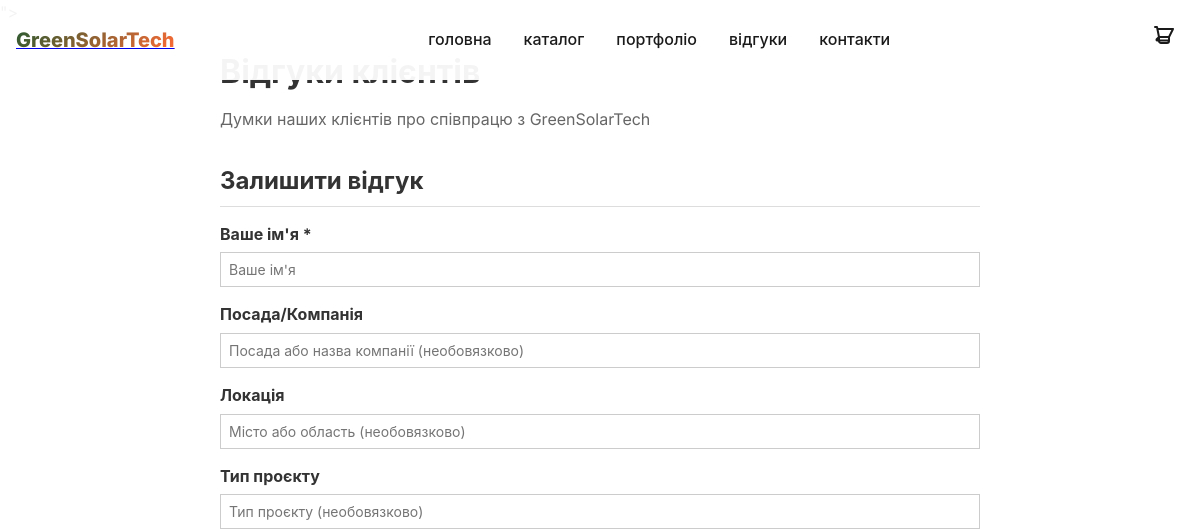
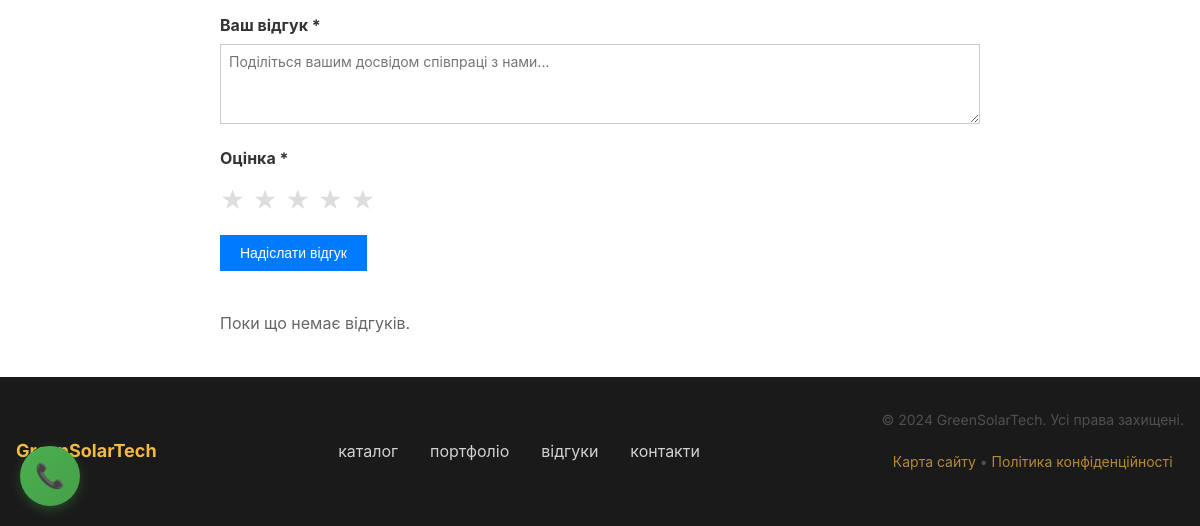
/reviews/, run on an earlier commit of the app's database (2 pictures, top to bottom).
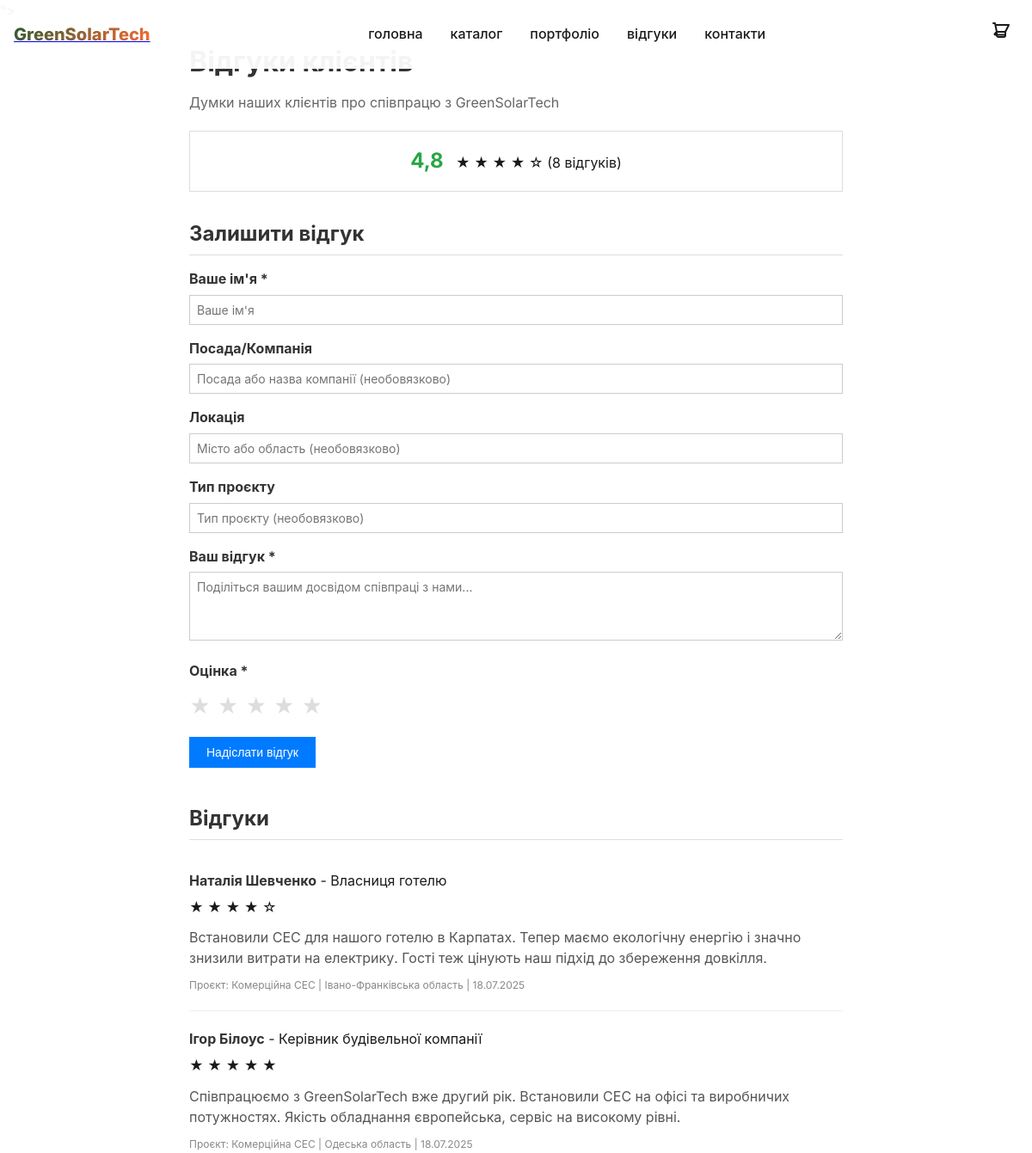
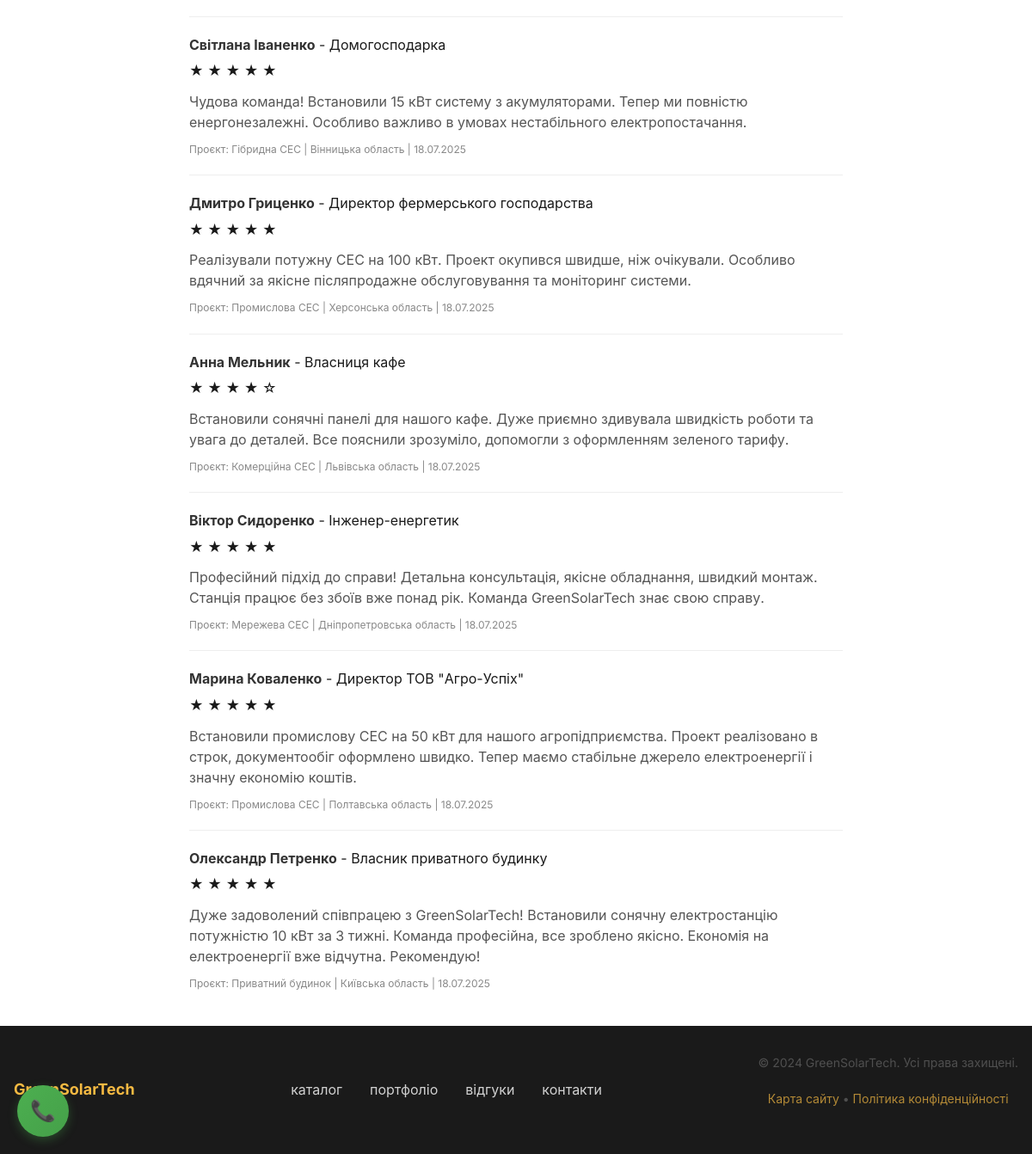
And on a later commit of the database (2 pictures, top to bottom).
### mainapp/models.py (models this page shows, shortened)
class Review(models.Model):
    client_name = models.CharField(max_length=200, verbose_name="Ім'я клієнта")
    client_position = models.CharField(max_length=200, verbose_name="Посада/компанія", blank=True)
    review_text = models.TextField(verbose_name="Текст відгуку")
    rating = models.IntegerField(choices=[(i, i) for i in range(1, 6)], verbose_name="Оцінка")
    project_type = models.CharField(max_length=100, verbose_name="Тип проєкту", blank=True)
    location = models.CharField(max_length=200, verbose_name="Місце проєкту", blank=True)
    is_published = models.BooleanField(default=True, verbose_name="Опубліковано")
    created_at = models.DateTimeField(default=timezone.now, verbose_name="Дата створення")
    class Meta:
        verbose_name = "Відгук"
        verbose_name_plural = "Відгуки"
        ordering = ['-created_at']

### mainapp/views.py (the view, shortened to what this page needs)
# urls.py: path('reviews/', views.ReviewsView.as_view(), name='reviews'),
class ReviewsView(View):
    template_name = 'mainapp/reviews.html'
    def get(self, request):
        form = ReviewForm()
        context = {
            'title': 'Відгуки клієнтів — GreenSolarTech',
            'description': 'Відгуки наших клієнтів про будівництво сонячних електростанцій та якість обслуговування.',
            'keywords': 'відгуки про сонячні електростанції, відгуки клієнтів GreenSolarTech',
            'reviews': Review.objects.filter(is_published=True).order_by('-created_at'),
            'average_rating': Review.objects.filter(is_published=True).aggregate(
                avg_rating=Avg('rating')
            )['avg_rating'] or 0,
            'total_reviews': Review.objects.filter(is_published=True).count(),
            'form': form
        }
        return render(request, self.template_name, context)

### mainapp/templates/mainapp/reviews.html (shortened to what this page needs)
{% extends 'mainapp/base.html' %}
{% load static %}
{% block extra_css %}
<link rel="stylesheet" href="{% static 'css/reviews.css' %}">
{% endblock %}
{% block content %}
<main class="reviews-page">
    <div class="container">
        <h1>Відгуки клієнтів</h1>
        <p>Думки наших клієнтів про співпрацю з GreenSolarTech</p>
        {% if average_rating %}
        <div class="stats">
            <strong>{{ average_rating|floatformat:1 }}</strong>
            {% for star in "12345" %}
            {% if forloop.counter <= average_rating %}★{% else %}☆{% endif %} {% endfor %} ({{ total_reviews }}
                відгуків) </div>
                {% endif %}
                <h2>Залишити відгук</h2>
                <form method="post">
                    <div>
                        <label>{{ form.client_name.label }} *</label>
                        {{ form.client_name }}
                    </div>
                    <div>
                        <label>{{ form.client_position.label }}</label>
                        {{ form.client_position }}
                    </div>
                    <div>
                        <label>{{ form.location.label }}</label>
                        {{ form.location }}
                    </div>
                    <div>
                        <label>{{ form.project_type.label }}</label>
                        {{ form.project_type }}
                    </div>
                    <div>
                        <label>{{ form.review_text.label }} *</label>
                        {{ form.review_text }}
                    </div>
                    <div>
                        <label>{{ form.rating.label }} *</label>
                        <div class="stars" id="stars">
                            <span data-rating="1">★</span>
                            <span data-rating="2">★</span>
                            <span data-rating="3">★</span>
                            <span data-rating="4">★</span>
                            <span data-rating="5">★</span>
                        </div>
                    </div>
                    <button type="submit">Надіслати відгук</button>
                </form>
                {% if reviews %}
                <h2>Відгуки</h2>
                {% for review in reviews %}
                <div class="review">
                    <div class="review-header">
                        <strong>{{ review.client_name }}</strong>
                        {% if review.client_position %} - {{ review.client_position }}{% endif %}
                        <div class="rating">
                            {% for star in "12345" %}
                            {% if forloop.counter <= review.rating %}★{% else %}☆{% endif %} {% endfor %} </div>
                        </div>
                        <p>{{ review.review_text }}</p>
                        <div class="review-info">
                            {% if review.project_type %}Проєкт: {{ review.project_type }} | {% endif %}
                            {% if review.location %}{{ review.location }} | {% endif %}
                            {{ review.created_at|date:"d.m.Y" }}
                        </div>
                    </div>
                    {% endfor %}
                    {% else %}
                    <p>Поки що немає відгуків.</p>
                    {% endif %}
                </div>
</main>
{% endblock %}

### mainapp/templates/mainapp/base.html (shortened to what this page needs)
{% load static %}
<!DOCTYPE html>
<html lang="uk" itemscope itemtype="https://schema.org/Organization">
<head>
    <link rel="stylesheet" href="{% static 'css/style1.css' %}">
    <link rel="stylesheet" href="{% static 'css/style2.css' %}">
    <link rel="stylesheet" href="{% static 'css/style3.css' %}">
    <link rel="stylesheet" href="{% static 'css/style4.css' %}">
    <link rel="stylesheet" href="{% static 'css/style5.css' %}">
    <link rel="stylesheet" href="{% static 'css/style6.css' %}">
    <link rel="stylesheet" href="{% static 'css/style-mobile.css' %}">
    <link rel="stylesheet" href="{% static 'css/style-mobile-override.css' %}">
    <link rel="stylesheet" href="{% static 'css/style-production-mobile.css' %}">
    <link rel="stylesheet" href="{% static 'css/call-button.css' %}">
    <link rel="stylesheet" href="{% static 'css/style-production-critical.css' %}">
    <link rel="stylesheet" href="{% static 'css/style-newspaper-mobile.css' %}">
    <link rel="stylesheet" href="{% static 'css/style-products.css' %}?v=2025011801">
    <link rel="stylesheet" href="{% static 'css/cart-modal.css' %}?v=2025011801">
    {% block extra_css %}{% endblock %}
</head>
<body>
    <nav class="nav" id="nav">
        <div class="nav__container">
            <div class="nav__logo">
                <a href="{% url 'mainapp:index' %}" class="nav__logo-link">
                    <span class="nav__logo-text">GreenSolarTech</span>
                </a>
            </div>
            <div class="nav__menu" id="nav-menu">
                <ul class="nav__list">
                    <li class="nav__item"><a href="{% url 'mainapp:index' %}" class="nav__link">головна</a></li>
                    <li class="nav__item"><a href="{% url 'mainapp:catalog' %}" class="nav__link">каталог</a></li>
                    <li class="nav__item"><a href="{% url 'mainapp:portfolio' %}" class="nav__link">портфоліо</a></li>
                    <li class="nav__item"><a href="{% url 'mainapp:reviews' %}" class="nav__link">відгуки</a></li>
                    <li class="nav__item"><a href="{% url 'mainapp:index' %}#contacts" class="nav__link">контакти</a>
                    </li>
                </ul>
            </div>
            <div class="nav__cart" id="cart-btn">
                <svg width="24" height="24" viewBox="0 0 24 24" fill="none">
                    <path
                        d="M3 3H5L5.4 5M7 13H17L21 5H5.4M7 13L5.4 5M7 13L4.7 15.3C4.3 15.7 4.6 16.5 5.1 16.5H17M17 13V17C17 18.1 16.1 19 15 19H9C7.9 19 7 18.1 7 17V13H17Z"
                        stroke="currentColor" stroke-width="2" stroke-linecap="round" stroke-linejoin="round" />
                </svg>
            </div>
        </div>
    </nav>
    <main class="main">
        {% block content %}{% endblock %}
    </main>
    <footer class="footer">
        <div class="footer__container">
            <div class="footer__logo">
                <span class="footer__logo-text">GreenSolarTech</span>
            </div>
            <nav class="footer__nav">
                <ul class="footer__nav-list">
                    <li><a href="{% url 'mainapp:catalog' %}">каталог</a></li>
                    <li><a href="{% url 'mainapp:portfolio' %}">портфоліо</a></li>
                    <li><a href="{% url 'mainapp:reviews' %}">відгуки</a></li>
                    <li><a href="{% url 'mainapp:index' %}#contacts">контакти</a></li>
                </ul>
            </nav>
            <div class="footer__meta">
                <p>&copy; 2024 GreenSolarTech. Усі права захищені.</p>
                <p><a href="/sitemap.xml">Карта сайту</a> • <a href="#privacy">Політика конфіденційності</a></p>
            </div>
        </div>
    </footer>
</body>
</html>

### static/css/style1.css (style rules this page uses)
*, *::before, *::after { margin: 0; padding: 0; box-sizing: border-box; }
:root { --primary-color: #2B5A31; --primary-gradient: linear-gradient(135deg, #2B5A31 0%, #FF6B35 100%); --primary-light: #4A8257; --secondary-color: #D4A574; --accent-color: #F4B942; --text-dark: #1A1A1A; --text-light: #4A4A4A; --text-white: #FFFFFF; --bg-light: #F8F9FA; --bg-dark: #1A1A1A; --font-family: 'Inter', -apple-system, BlinkMacSystemFont, 'Segoe UI', sans-serif; --font-size-xs: 0.75rem; --font-size-sm: 0.875rem; --font-size-base: 1rem; --font-size-lg: 1.125rem; --font-size-xl: 1.25rem; --font-size-2xl: 1.5rem; --font-size-3xl: 1.875rem; --font-size-4xl: 2.25rem; --font-size-5xl: 3rem; --transition-fast: 0.15s ease; --transition-normal: 0.3s ease; --transition-slow: 0.6s ease; --container-max-width: 1200px; --section-padding: 4rem 0; --section-padding-mobile: 2rem 0; }
html { scroll-behavior: smooth; font-size: 16px; }
body { font-family: var(--font-family); font-size: var(--font-size-base); line-height: 1.6; color: var(--text-dark); background-color: var(--text-white); overflow-x: hidden; }
* { scroll-behavior: smooth; }
.container { max-width: var(--container-max-width); margin: 0 auto; padding: 0 1rem; }
.nav { position: fixed; top: 0; width: 100%; background: rgba(255, 255, 255, 0.95); z-index: 1000; padding: 1rem 0; transition: all 0.3s ease; transform: translateZ(0); }
.nav__container { max-width: var(--container-max-width); margin: 0 auto; display: flex; justify-content: space-between; align-items: center; padding: 0 1rem; }
.nav__logo-text { font-size: var(--font-size-xl); font-weight: 800; background: var(--primary-gradient); -webkit-background-clip: text; -webkit-text-fill-color: transparent; background-clip: text; }
.nav__list { display: flex; list-style: none; gap: 2rem; }
.nav__link { text-decoration: none; color: var(--text-dark); font-weight: 500; transition: color 0.3s ease; position: relative; }
.nav__link::after { content: ''; position: absolute; bottom: -4px; left: 0; width: 0; height: 2px; background: var(--primary-gradient); transition: width var(--transition-normal); }

### static/css/style4.css (style rules this page uses)
.footer { background: var(--text-dark); color: var(--text-white); padding: 2rem 0; }
.footer__container { max-width: var(--container-max-width); margin: 0 auto; padding: 0 1rem; display: flex; justify-content: space-between; align-items: center; flex-wrap: wrap; gap: 2rem; }
.footer__logo-text { font-size: var(--font-size-lg); font-weight: 700; color: var(--accent-color); }
.footer__nav-list { display: flex; list-style: none; gap: 2rem; flex-wrap: wrap; }
.footer__nav-list a { color: var(--text-white); text-decoration: none; opacity: 0.8; transition: opacity var(--transition-fast); }
.footer__meta { text-align: center; opacity: 0.7; font-size: var(--font-size-sm); }
.footer__meta a { color: var(--accent-color); text-decoration: none; }

### static/css/cart-modal.css (style rules this page uses)
.nav__cart { position: relative; cursor: pointer; padding: 0.5rem; border-radius: 6px; transition: background 0.3s ease; }

### static/css/reviews.css (style rules this page uses)
.reviews-page { padding: 20px 0; background: #fff; }
.container { max-width: 800px; margin: 0 auto; padding: 0 20px; }
h1 { font-size: 2rem; color: #333; margin-bottom: 10px; }
h2 { font-size: 1.5rem; color: #333; margin: 30px 0 15px 0; border-bottom: 1px solid #ddd; padding-bottom: 5px; }
p { color: #666; margin-bottom: 20px; }
.stats { text-align: center; margin: 20px 0; padding: 15px; border: 1px solid #ddd; }
.stats strong { font-size: 1.5rem; color: #28a745; margin-right: 10px; }
form { margin-bottom: 40px; }
form div { margin-bottom: 15px; }
label { display: block; font-weight: bold; margin-bottom: 5px; color: #333; }
input[type="text"], textarea, select { width: 100%; padding: 8px; border: 1px solid #ccc; font-size: 14px; font-family: inherit; }
textarea { height: 80px; resize: vertical; }
.stars { margin: 10px 0; }
.stars span { font-size: 24px; color: #ddd; cursor: pointer; margin-right: 3px; }
button { background: #007bff; color: white; padding: 10px 20px; border: none; cursor: pointer; font-size: 14px; }
.review { padding: 20px 0; border-bottom: 1px solid #eee; }
.review:last-child { border-bottom: none; }
.review-header { margin-bottom: 10px; }
.review-header strong { font-size: 16px; color: #333; }
.rating { margin-top: 5px; }
.review p { color: #555; line-height: 1.5; margin-bottom: 10px; }
.review-info { font-size: 12px; color: #888; }

What changed in the data, as far as the page shows it:
added Review: client_name "Наталія Шевченко", client_position "Власниця готелю", rating 4 (drawn), review_text "Встановили СЕС для нашого готелю в Карпатах. Тепер маємо екологічну енергію і значно знизили витрати на електрику. Гості теж цінують наш підхід до збереження довкілля.", project_type "Комерційна СЕС", location "Івано-Франківська область", created_at "18.07.2025"
added Review: client_name "Ігор Білоус", client_position "Керівник будівельної компанії", rating 5 (drawn), review_text "Співпрацюємо з GreenSolarTech вже другий рік. Встановили СЕС на офісі та виробничих потужностях. Якість обладнання європейська, сервіс на високому рівні.", project_type "Комерційна СЕС", location "Одеська область", created_at "18.07.2025"
added Review: client_name "Світлана Іваненко", client_position "Домогосподарка", rating 5 (drawn), review_text "Чудова команда! Встановили 15 кВт систему з акумуляторами. Тепер ми повністю енергонезалежні. Особливо важливо в умовах нестабільного електропостачання.", project_type "Гібридна СЕС", location "Вінницька область", created_at "18.07.2025"
added Review: client_name "Дмитро Гриценко", client_position "Директор фермерського господарства", rating 5 (drawn), review_text "Реалізували потужну СЕС на 100 кВт. Проект окупився швидше, ніж очікували. Особливо вдячний за якісне післяпродажне обслуговування та моніторинг системи.", project_type "Промислова СЕС", location "Херсонська область", created_at "18.07.2025"
added Review: client_name "Анна Мельник", client_position "Власниця кафе", rating 4 (drawn), review_text "Встановили сонячні панелі для нашого кафе. Дуже приємно здивувала швидкість роботи та увага до деталей. Все пояснили зрозуміло, допомогли з оформленням зеленого тарифу.", project_type "Комерційна СЕС", location "Львівська область", created_at "18.07.2025"
added Review: client_name "Віктор Сидоренко", client_position "Інженер-енергетик", rating 5 (drawn), review_text "Професійний підхід до справи! Детальна консультація, якісне обладнання, швидкий монтаж. Станція працює без збоїв вже понад рік. Команда GreenSolarTech знає свою справу.", project_type "Мережева СЕС", location "Дніпропетровська область", created_at "18.07.2025"
added Review: client_name "Марина Коваленко", client_position "Директор ТОВ \"Агро-Успіх\"", rating 5 (drawn), review_text "Встановили промислову СЕС на 50 кВт для нашого агропідприємства. Проект реалізовано в строк, документообіг оформлено швидко. Тепер маємо стабільне джерело електроенергії і значну економію коштів.", project_type "Промислова СЕС", location "Полтавська область", created_at "18.07.2025"
added Review: client_name "Олександр Петренко", client_position "Власник приватного будинку", rating 5 (drawn), review_text "Дуже задоволений співпрацею з GreenSolarTech! Встановили сонячну електростанцію потужністю 10 кВт за 3 тижні. Команда професійна, все зроблено якісно. Економія на електроенергії вже відчутна. Рекомендую!", project_type "Приватний будинок", location "Київська область", created_at "18.07.2025"
Also different on the page:
{{ average_rating|floatformat:1 }}: (not shown) → "4,8"
{{ total_reviews }}: (not shown) → "8"
text no longer shown: "Поки що немає відгуків."
text now shown: "( відгуків) Відгуки"
